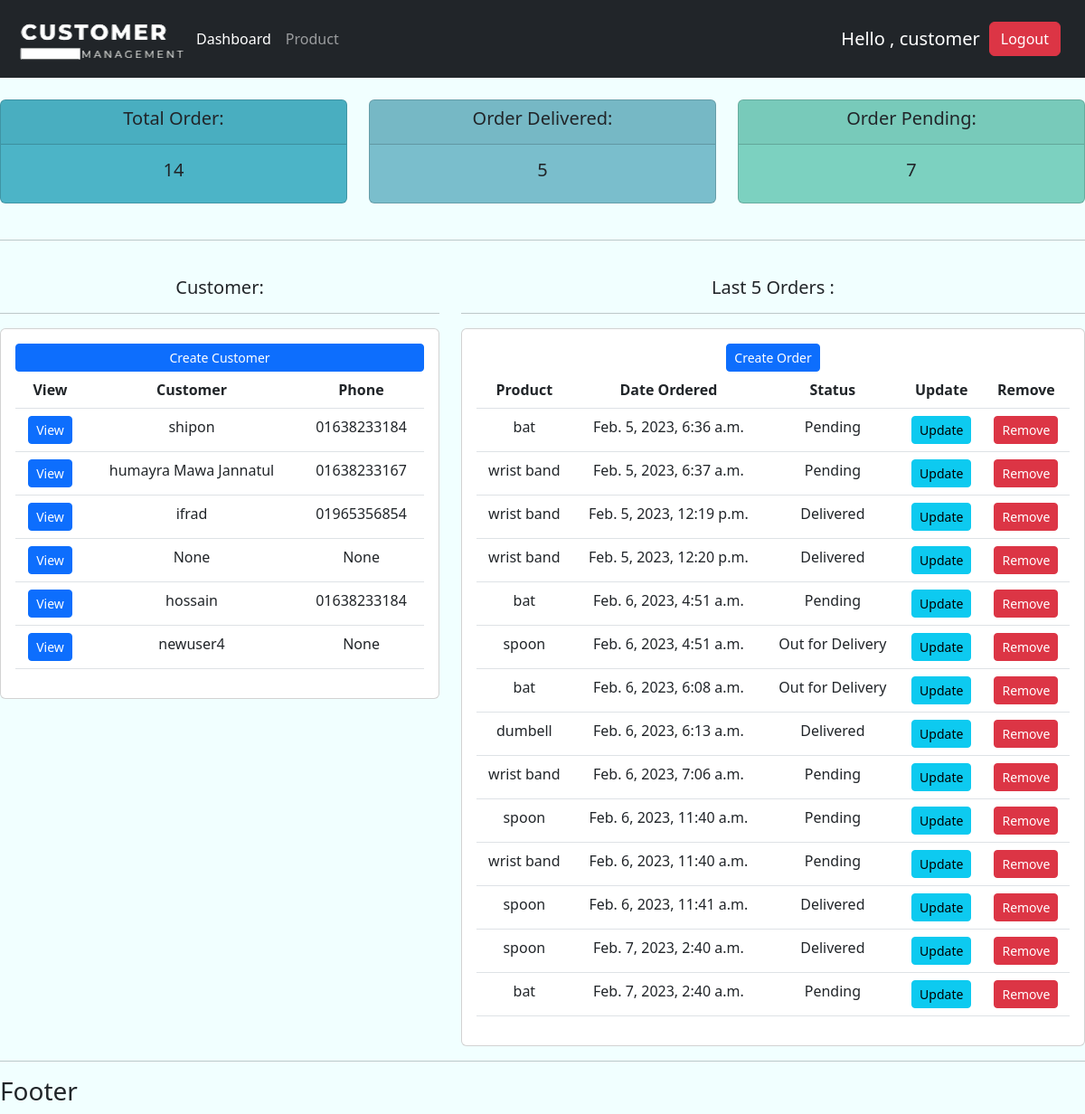
The app's page / (signed in) with its own data.
### customer/models.py (models this page shows, shortened)
class Customer(models.Model):
    user=models.OneToOneField(User,null=True,blank=True,on_delete=models.CASCADE)
    name=models.CharField(max_length=100,null=True)
    phone =models.CharField(max_length=100,null=True)
    email=models.CharField(max_length=100,null=True)
    profile_pic=models.ImageField(null=True,blank=True,default='default.png', upload_to=None, height_field=None, width_field=None, max_length=None)
    date_created=models.DateTimeField(auto_now_add=True,null=True)

class Order(models.Model):
    STATUS =(
        ('Pending' , 'Pending'),
        ('Out for Delivery' , 'Out for Delivery'),
        ('Delivered' , 'Delivered'),
    )
    customer = models.ForeignKey(Customer,on_delete=models.SET_NULL , null=True)
    product = models.ForeignKey(Product,on_delete=models.SET_NULL , null=True)
    date_created=models.DateTimeField(auto_now_add=True,null=True)
    status=models.CharField(max_length=100,null=True,choices=STATUS)

class Product(models.Model):
    CATEGORY =(
        ('Indoor' , 'Indoor'),
        ('Out Door' , 'Out Door'),
    )
    name=models.CharField(max_length=100,null=True)
    price=models.FloatField(null=True)
    Tag=models.ManyToManyField(Tag)
    category=models.CharField(max_length=100,null=True ,choices=CATEGORY)
    description=models.CharField(max_length=200,null=True,blank=True)
    date_created=models.DateTimeField(auto_now_add=True,null=True)
    def __str__(self):
        return self.name

### customer/decoration.py (the view)
    def wrapper_func(request,*args, **kwargs):
        group=None
        if request.user.groups.exists():
            group=request.user.groups.all()[0].name
        if group=='admin':
            return view_func(request,*args, **kwargs)
        if group=='customer':
            return redirect('user')

### customer/decoration.py (called while the page is built)
def admin_only(view_func):
    def wrapper_func(request,*args, **kwargs):
        group=None
        if request.user.groups.exists():
            group=request.user.groups.all()[0].name
        if group=='admin':
            return view_func(request,*args, **kwargs)
        if group=='customer':
            return redirect('user')
    return wrapper_func

### customer/views.py (called while the page is built)
@login_required(login_url='login')
@admin_only
def index(request):
    customers=Customer.objects.all()
    orders=Order.objects.all()
    total_order=orders.count()
    deliver=orders.filter(status='Delivered').count()
    pending=orders.filter(status='Pending').count()
    context={
        'customers':customers,
        'orders' : orders,
        'total_order':total_order,
        'pending':pending,
        'deliver':deliver,
    }
    return render(request,'customer/dashboard.html',context)

### templates/customer/dashboard.html
{% extends 'main/main.html' %}
{% block content %}
{% include 'customer_stats/stats.html' %}
<br>
<hr>
<br>
<div class="row  text-center">
    <div class=" col-md-5">
        <h5>Customer:</h5>
        <hr>
        <div class="card card-body">
            <a href="#" class="btn btn-primary btn-sm btn-block" role="button">Create Customer</a>
            <table class="table ">
                <thead>
                    <tr>
                        <th scope="col">View</th>
                        <th scope="col">Customer</th>
                        <th scope="col">Phone</th>
                    </tr>
                </thead>
                <tbody>
                    {% for customer in customers %}
                        <tr>
                            <td><a href="{% url 'customer' customer.id %}" class="btn btn-primary btn-sm btn-block" role="button">View</a></td>
                            <td>{{customer.name}}</td>
                            <td>{{customer.phone}}</td>
                        </tr>
                        {% endfor %}
                </tbody>
            </table>
        </div>
    </div>
    <div class=" col-md-7">
        <h5>Last 5 Orders : </h5>
        <hr>
        <div class="card">
            <div class="card-body">
                <a href="{% url 'order_form' %}" class="btn btn-primary btn-sm btn-block" role="button">Create Order</a>
                <table class="table">
                    <thead>
                        <tr>
                        <th scope="col">Product</th>
                        <th scope="col">Date Ordered</th>
                        <th scope="col">Status</th>
                        <th scope="col">Update</th>
                        <th scope="col">Remove</th>
                        </tr>
                    </thead>
                    <tbody>
                        {% for order in orders %}
                        <tr>
                            <td>{{order.product}}</td>
                            <td>{{order.date_created}}</td>
                            <td>{{order.status}}</td>
                            <td><a href="{% url 'update_form' order.id %}" class="btn btn-info btn-sm btn-block" role="button">Update</a></td>
                            <td><a href="{% url 'remove_form' order.id %}" class="btn btn-danger btn-sm btn-block" role="button">Remove</a></td>
                        </tr>
                        {% endfor %}
                    </tbody>
                </table>
            </div>
        </div>
    </div>
</div>
{% endblock content %}

### templates/main/main.html (shortened to what this page needs)
<!doctype html>
{% load static %}
<html lang="en">
  <head>
    <link href="https://cdn.jsdelivr.net/npm/bootstrap@5.2.3/dist/css/bootstrap.min.css" rel="stylesheet">
    <link rel="stylesheet" href="{% static '/css/stats.css' %}">
  </head>
  <body>
    {% include 'navbar/navbar.html' %}
    {% block content %}
    {% endblock content %}
    <hr>
    <div class="sticky-bottom">
      <h3>Footer</h3>
    </div>
  </body>
</html>

### templates/navbar/navbar.html (shortened to what this page needs)
{% load static %}
<nav class="navbar navbar-expand-lg navbar-dark bg-dark">
    <div class="container-fluid">
      <img src="{% static 'images/logo.png' %}" alt="logo">
      <div class="collapse navbar-collapse" id="navbarNav">
        {% if request.user.is_staff %}
          <ul class="navbar-nav">
              <li class="nav-item">
                <a class="nav-link active" href="{% url 'dashboard' %}">Dashboard</a>
              </li>
              <li class="nav-item">
                <a class="nav-link" href="{% url 'product' %}">Product</a>
              </li>
          </ul>
        {% else %}
        <ul class="navbar-nav">
          <li class="nav-item">
            <a class="nav-link" href="{% url 'user_settings' %}">Settings</a>
          </li>
      </ul>
        {% endif %}
      </div>
      <div class=" nav navbar-nav navbar-right" style="margin-right:15px;">
        <h5 style="color:white;margin-right:10px;margin-top:7px;">Hello , {{request.user}}</h5>
        <ul class="nav navbar-nav navbar-right">
          <li style="align-content:center">
              <a href="{% url 'logout' %}" class="btn btn-danger">Logout</a>
          </li>
        </ul>
      </div>
    </div>
  </nav>

### templates/customer_stats/stats.html
<br>
<div class="row  text-center">
    <div class=" col-md-4">
        <div class="card text-center " id="total-order">
            <div class="card-header">
                <h5 class="card-title">Total Order:</h5>
            </div>
            <div class="card-body">
                <h5 class="card-title">{{total_order}}</h5>
            </div>
        </div>
    </div>
    <div class=" col-md-4">
        <div class="card text-center" id="order-deliver">
            <div class="card-header">
                <h5 class="card-title">Order Delivered:</h5>
            </div>
            <div class="card-body">
                <h5 class="card-title">{{deliver}}</h5>
            </div>
        </div>
    </div>
    <div class=" col-md-4">
        <div class="card text-center" id="order-pending">
            <div class="card-header">
                <h5 class="card-title">Order Pending:</h5>
            </div>
            <div class="card-body">
                <h5 class="card-title">{{pending}}</h5>
            </div>
        </div>
    </div>
</div>

### static/css/stats.css (style rules this page uses)
body { background-color: rgba(240, 255, 255, 0.911); }
#total-order { background-color: #4cb4c7; }
#order-deliver { background-color: #7abecc; }
#order-pending { background-color: #7CD1C0; }

### records on screen
Customer: name "shipon", phone "01638233184"
Customer: name "humayra Mawa Jannatul", phone "01638233167"
Customer: name "ifrad", phone "01965356854"
Customer: name "None", phone "None"
Customer: name "hossain", phone "01638233184"
Customer: name "newuser4", phone "None"
Order: product "bat", date_created "Feb. 5, 2023, 6:36 a.m.", status "Pending"
Order: product "wrist band", date_created "Feb. 5, 2023, 6:37 a.m.", status "Pending"
Order: product "wrist band", date_created "Feb. 5, 2023, 12:19 p.m.", status "Delivered"
Order: product "wrist band", date_created "Feb. 5, 2023, 12:20 p.m.", status "Delivered"
Order: product "bat", date_created "Feb. 6, 2023, 4:51 a.m.", status "Pending"
Order: product "spoon", date_created "Feb. 6, 2023, 4:51 a.m.", status "Out for Delivery"
Order: product "bat", date_created "Feb. 6, 2023, 6:08 a.m.", status "Out for Delivery"
Order: product "dumbell", date_created "Feb. 6, 2023, 6:13 a.m.", status "Delivered"
Order: product "wrist band", date_created "Feb. 6, 2023, 7:06 a.m.", status "Pending"
Order: product "spoon", date_created "Feb. 6, 2023, 11:40 a.m.", status "Pending"
Order: product "wrist band", date_created "Feb. 6, 2023, 11:40 a.m.", status "Pending"
Order: product "spoon", date_created "Feb. 6, 2023, 11:41 a.m.", status "Delivered"
Order: product "spoon", date_created "Feb. 7, 2023, 2:40 a.m.", status "Delivered"
Order: product "bat", date_created "Feb. 7, 2023, 2:40 a.m.", status "Pending"

### other values on screen
{{ request.user }} "customer"
{{ total_order }} "14"
{{ deliver }} "5"
{{ pending }} "7"
